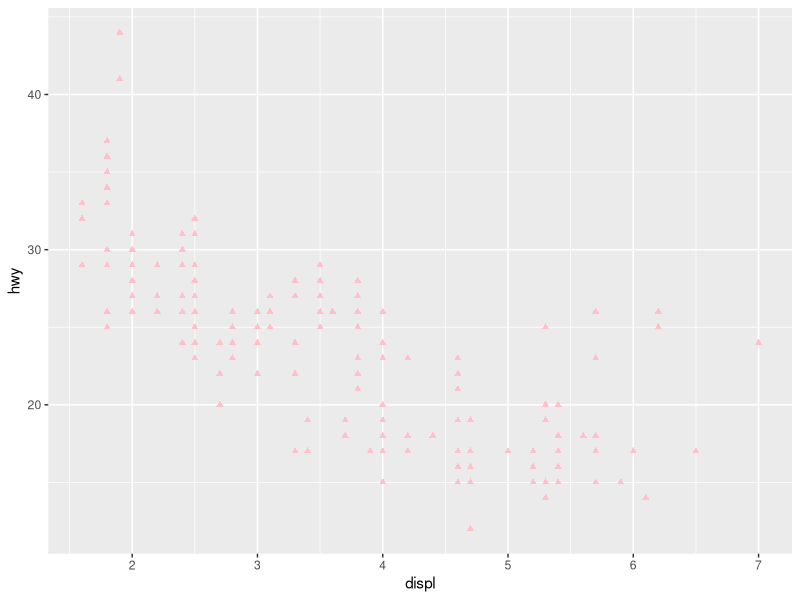
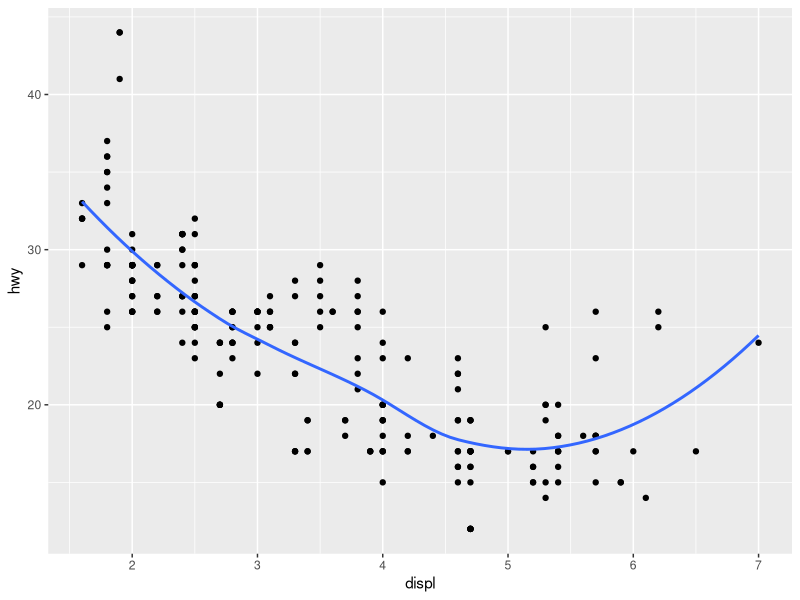
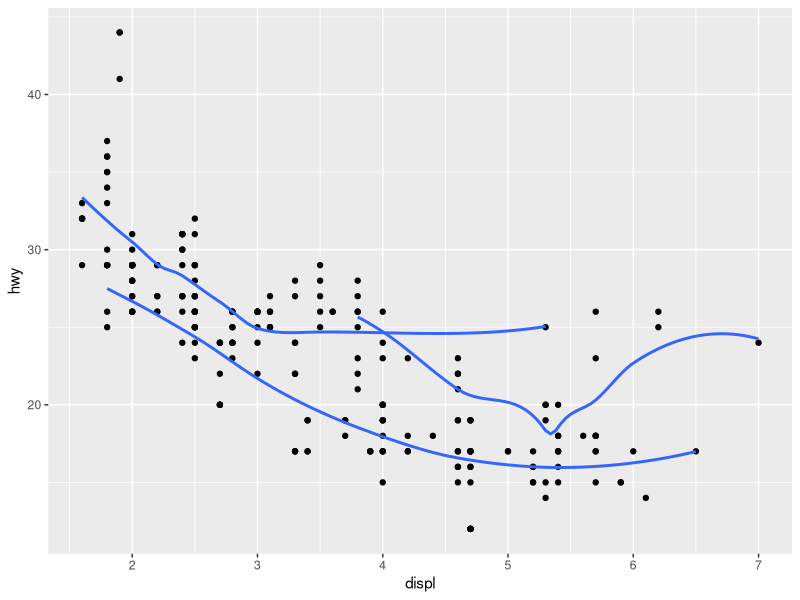
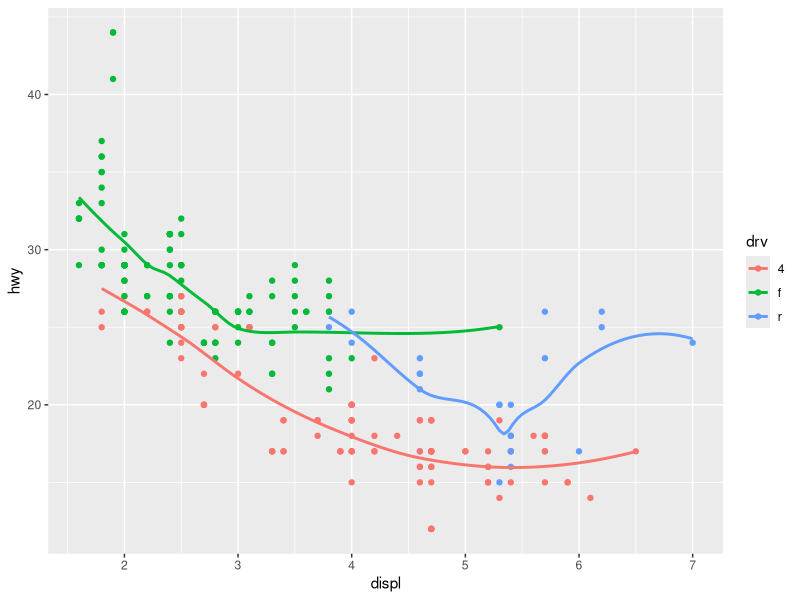
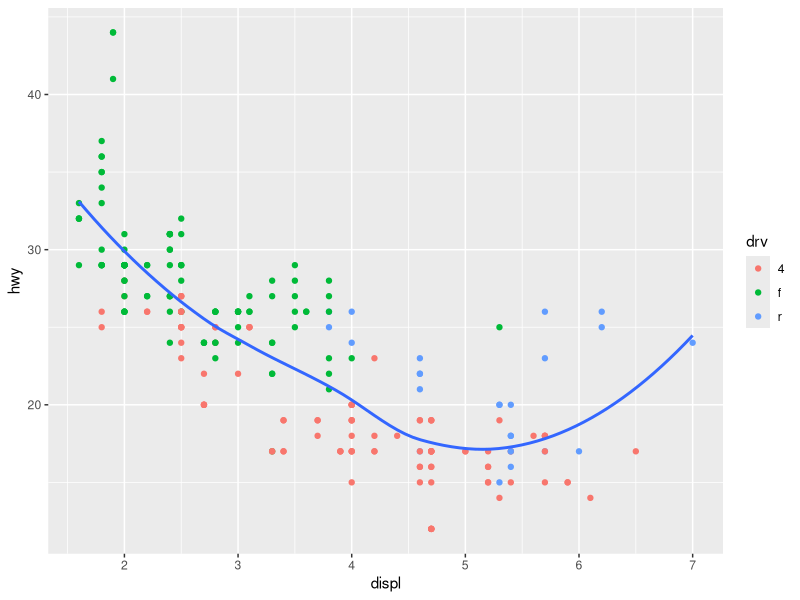
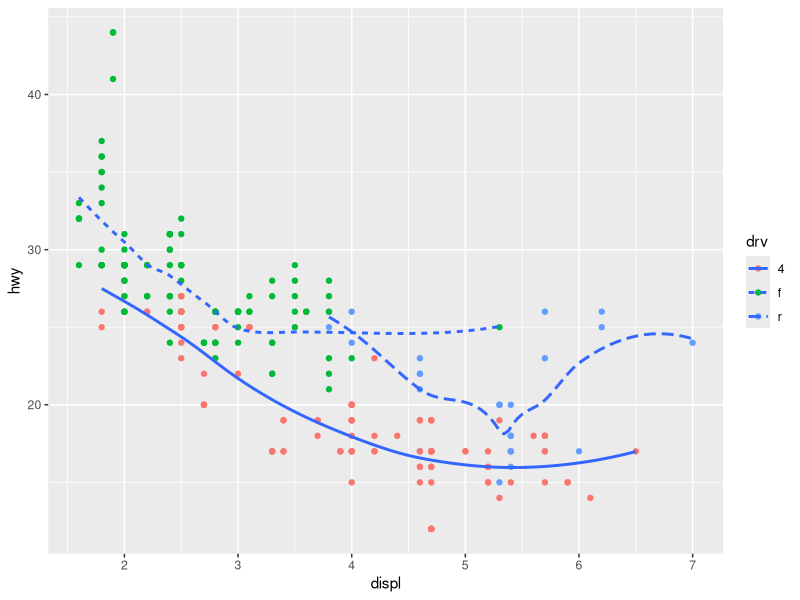
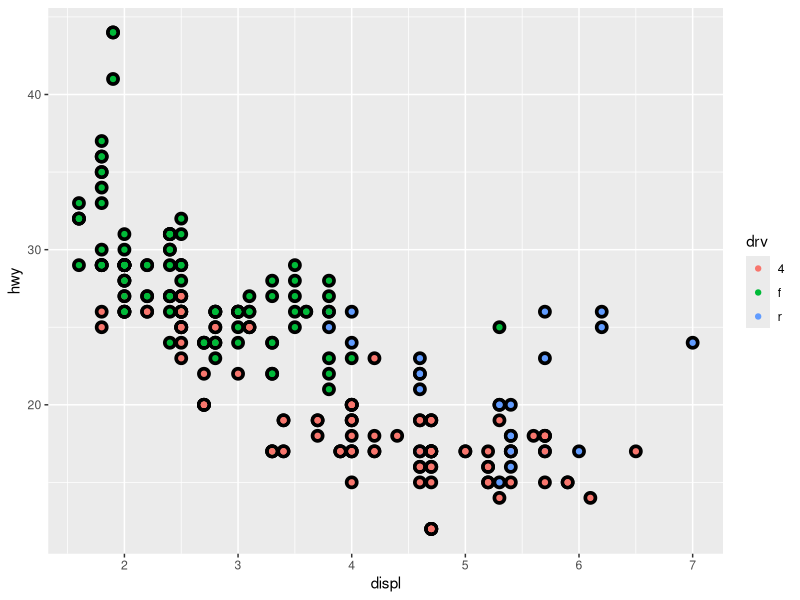
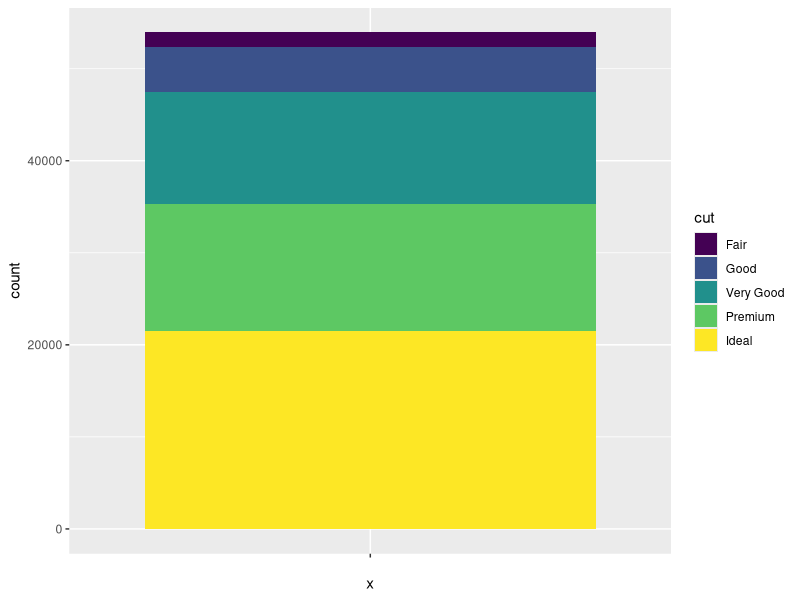

The R script that drew these images, in order:
## ---- chunk 1
#| warning: false
library(tidyverse)
## ---- chunk 2
ggplot(mpg, aes(x = displ, y = hwy)) +
  geom_point(color = "pink", shape = 17)
# note that because color and shape are set as constant values,
# they are set outside of the mapping aesthetics
## ---- chunk 3
ggplot(mpg, aes(x = displ, y = hwy)) +
  geom_point() +
  geom_smooth(se = FALSE)
## ---- chunk 4
ggplot(mpg, aes(x = displ, y = hwy)) +
  geom_point() +
  geom_smooth(se = FALSE, aes(group = drv))
## ---- chunk 5
ggplot(mpg, aes(x = displ, y = hwy, color = drv)) +
  geom_point() +
  geom_smooth(se = FALSE)
## ---- chunk 6
ggplot(mpg, aes(x = displ, y = hwy)) +
  geom_point(aes(color = drv)) +
  geom_smooth(se = FALSE)
## ---- chunk 7
ggplot(mpg, aes(x = displ, y = hwy)) +
  geom_point(aes(color = drv)) +
  geom_smooth(se = FALSE, aes(group = drv, linetype = drv))
## ---- chunk 8
ggplot(mpg, aes(x = displ, y = hwy)) +
  geom_point(color = "black", size = 4) +
  geom_point(aes(color = drv)) 
## ---- chunk 9
ggplot(diamonds, aes(x = "", fill = cut)) +
  geom_bar()

ggplot(diamonds, aes(x = "", fill = cut)) +
  geom_bar() + 
  coord_polar(theta = "y")
## ---- chunk 10
ggplot(diamonds, aes(x= cut, y = price, color = cut)) +
  geom_violin()
## ---- chunk 11
ggplot(diamonds, aes(x= price, color = cut)) +
  geom_histogram() +
  facet_wrap(~cut)
## ---- chunk 12
ggplot(diamonds, aes(x= price, color = cut)) +
  geom_freqpoly()
## ---- chunk 13
ggplot(diamonds, aes(x= price, color = cut)) +
  geom_density()
## ---- chunk 14
ggplot(data = diamonds, mapping = aes(x = carat, y = price)) +
  geom_boxplot(mapping = aes(group = cut_width(carat, 0.1)))
## ---- chunk 15
diamonds %>%
  mutate(color = fct_rev(color)) %>% # reverse the factor order
  ggplot(aes(x = color, y = price)) +
  geom_boxplot()
## ---- chunk 16
ggplot(data = diamonds) +
  geom_boxplot(mapping = aes(x = clarity, y = price))
## ---- chunk 17
ggplot(diamonds, aes(x = cut, y = carat)) +
  geom_boxplot()
## ---- chunk 18
diamonds %>%
  count(clarity, color) %>%
  ggplot(mapping = aes(y = clarity, x = color)) +
  geom_tile(mapping = aes(fill = n))
## ---- chunk 19
diamonds %>%
  group_by(clarity, color) %>%
  summarise(med_price = median(price)) %>%
  ggplot(mapping = aes(y = clarity, x = color)) +
  geom_tile(mapping = aes(fill = med_price))
